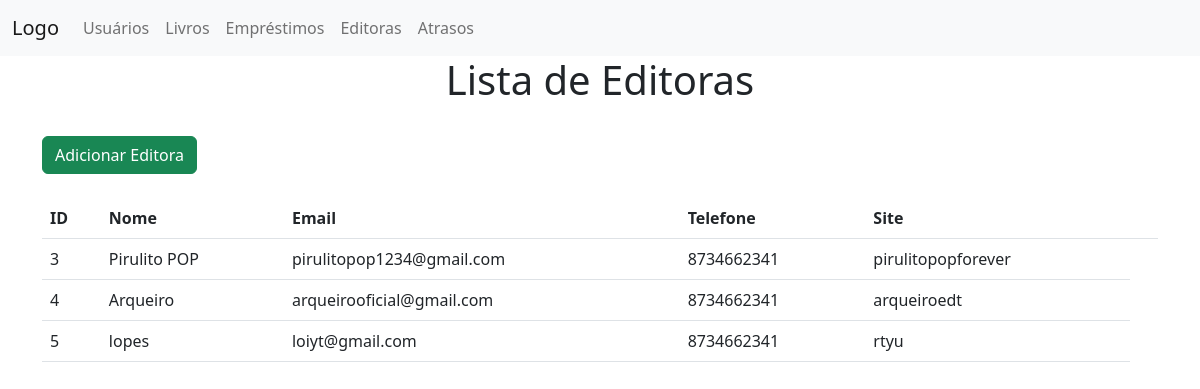
The app's page /Juliana3A/editora.php, older data.
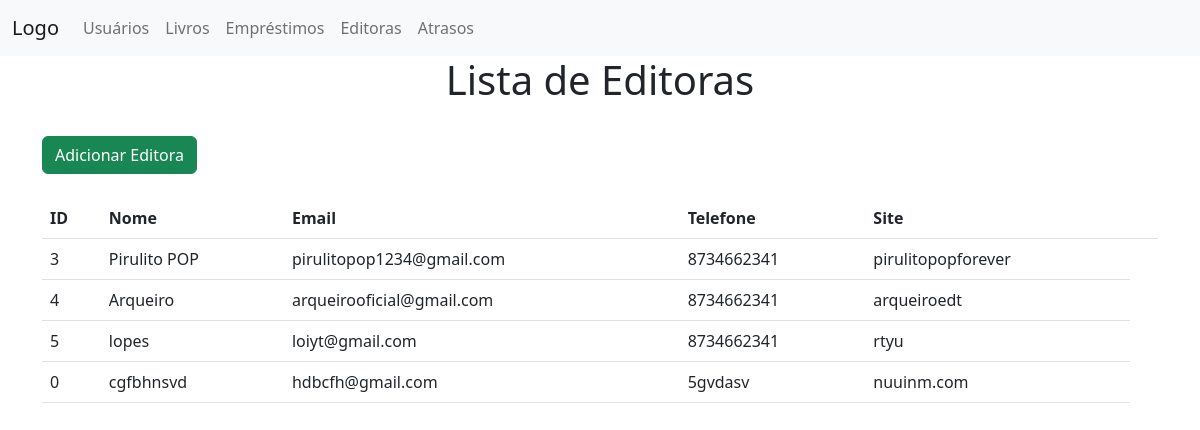
The same page, newer data.
### tables this page shows
CREATE TABLE `editora` (
  `id` int(11) NOT NULL,
  `nome_editora` text NOT NULL,
  `email_editora` text NOT NULL,
  `telefone` text NOT NULL,
  `site_editora` text NOT NULL
);

### Juliana3A/editora.php (the view, shortened to what this page needs)
<!DOCTYPE html>
<html lang="en">
<head>
	<link rel="stylesheet" href="css/bootstrap.min.css">
</head>
<body>
<nav class="navbar navbar-expand-lg bg-light">
        <div class="container-fluid">
          <a class="navbar-brand" href="index.html">Logo</a>
          <div class="collapse navbar-collapse" id="navbarNavAltMarkup">
            <div class="navbar-nav">
              <a class="nav-link" href="usuarios.php">Usuários</a>
			  <a class="nav-link" href="livros.php">Livros</a>
			  <a class="nav-link" href="emprestimo.php">Empréstimos</a>
			  <a class="nav-link" href="editora.php">Editoras</a>
			  <a class="nav-link" href="atrasos.php">Atrasos</a>
            </div>
          </div>
        </div>
      </nav>
<div class="container">
<center><h1>Lista de Editoras</h1></center>
	  <br>
	  <a href="adicionareditora.php" type="button" class="btn btn-success">Adicionar Editora</a><br><br>
	<table class="table">
		<tr>
			<th>ID</th>
			<th>Nome</th>
			<th>Email</th>
			<th>Telefone</th>
			<th>Site</th>
			<th></th>
		</tr>
		<?php
			include 'conexao.php';
			$sql = "SELECT * FROM editora";
			$result = mysqli_query($conn, $sql);
			if (mysqli_num_rows($result) > 0) {
				while ($row = mysqli_fetch_assoc($result)) {
					echo "<tr>";
					echo "<td>".$row["id"]."</td>";
					echo "<td>".$row["nome_editora"]."</td>";
					echo "<td>".$row["email_editora"]."</td>";
					echo "<td>".$row["telefone"]."</td>";
					echo "<td>".$row["site_editora"]."</td>";
				}
			} else {
				echo "<tr><td colspan='4'>Nenhum usuário encontrado.</td></tr>";
			}
		?>
	</table>
	</div>
</body>
</html>

Row changes from the older to the newer data that the page shows:
added editora: id "0", nome_editora "cgfbhnsvd", email_editora "hdbcfh@gmail.com", telefone "5gvdasv", site_editora "nuuinm.com"
